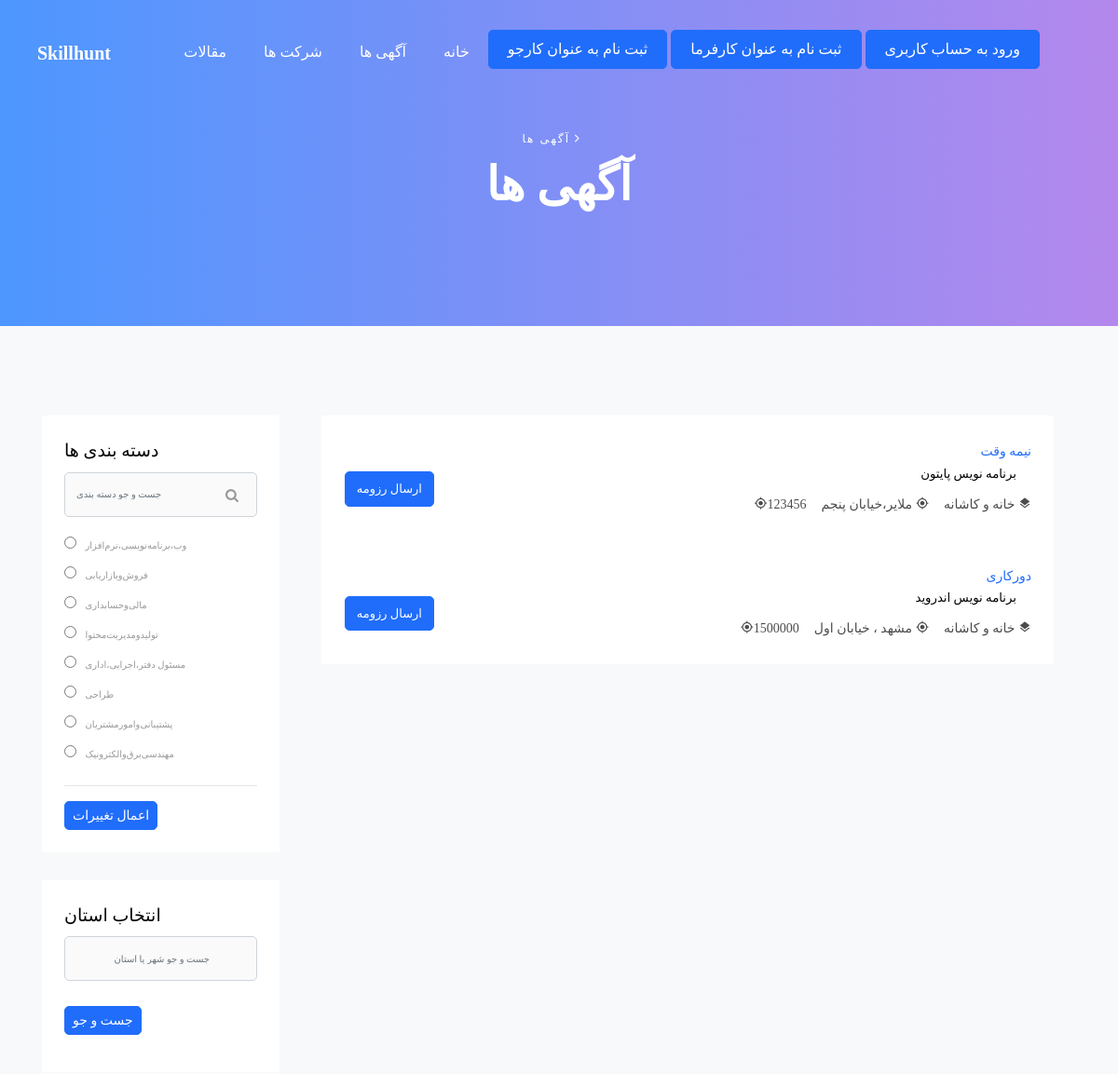
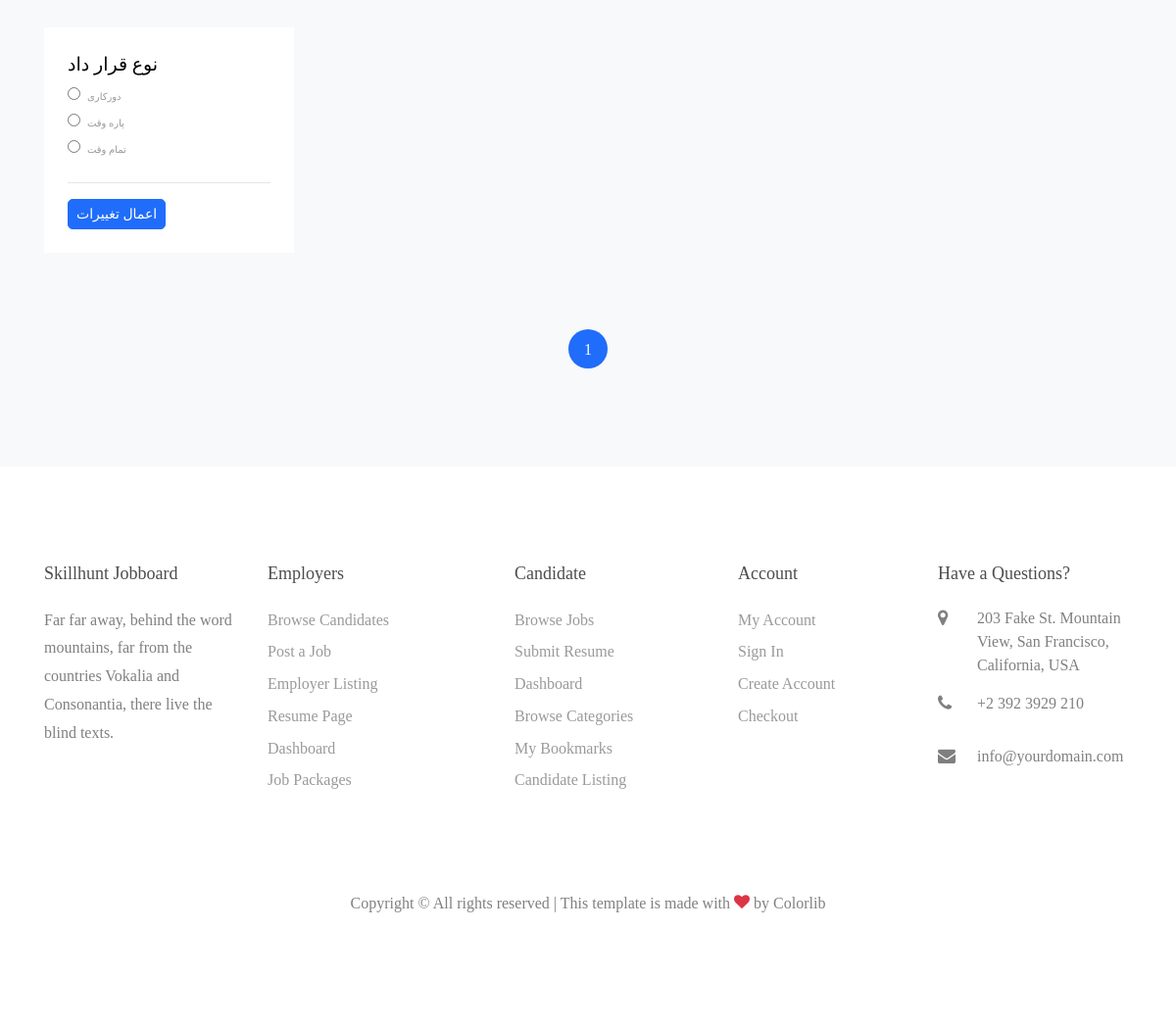
Screenshot of /all-ads with the database file from the repository (2 pictures, top to bottom).
### Controllers/models.py (models this page shows, shortened)
class categories(models.Model):
	name = models.CharField(max_length = 100)

### Employer/models.py (models this page shows, shortened)
class Advertisement(models.Model):
	title = models.CharField(max_length = 300 , verbose_name = 'عنوان آگهی')
	location = models.CharField(max_length = 100,verbose_name = 'شهر یا استان')
	category = models.ForeignKey(categories , on_delete = models.CASCADE , default = '' , verbose_name = 'دسته بندی' , related_name = 'advertisiment')
	company = models.ForeignKey(Company , on_delete = models.CASCADE , verbose_name = 'مربوط به شرکت' , related_name='company')
	text = models.TextField(verbose_name = 'متن آگهی')
	soldier_ship = models.CharField(max_length = 25, choices=soldiership_types , verbose_name = 'وضعیت خدمت کارجو')
	skills = models.TextField(verbose_name = 'مهارتهای مدنظر')
	job_nature = models.CharField(max_length = 30 , choices = job_nature , verbose_name = 'نوع قرارداد')
	generate_in = models.DateTimeField(auto_now_add=True , verbose_name = 'تاریخ ایجاد',blank = True, null = True)
	expired_in = models.DateTimeField(verbose_name = 'تارخ انقضای این آگهی',blank = True, null = True)
	salary = models.IntegerField(verbose_name = 'حقوق (تومان)')
	expired = models.BooleanField(verbose_name = 'این آگهی منقضی شده' , default = False)

class Company(models.Model):
	logo = models.ImageField(null = True,blank = True,upload_to = upload_logo_path)
	name = models.CharField(max_length = 250 , verbose_name = 'نام شرکت')
	address = models.TextField(verbose_name = 'آدرس')
	underlie = models.TextField(verbose_name = 'درباره شرکت (این متن در آگهی های شما نمایش داده می شود)')
	manager = models.ForeignKey(Manager , on_delete = models.CASCADE , default = 1 , related_name = 'Have_companies')
	valid = models.BooleanField(verbose_name = 'تایید کنید این شرکت وجود خارجی دارد')
	def __str__(self):
		return self.name

### Home/views.py (the view)
# urls.py: path('all-ads', AllAds_CBV.as_view() , name = 'AllAds'),
class AllAds_CBV(ListView):
	template_name = 'Home/AllAdvertisiments.html'
	paginate_by = 9
	def get_queryset(self):
		return filter(self.request)
	def get_context_data(self,**kwargs):
		context = super(AllAds_CBV,self).get_context_data(**kwargs)
		Categories = categories.objects.all()
		context['request'] = self.request
		context['title'] = 'آگهی ها'
		context['categories'] = Categories
		context['job_nature_choices'] = job_nature
		return context

### Controllers/templatetags/template-parts.py (called while the page is built)
@register.inclusion_tag('BASE_HTMLs/Nav.html' , takes_context=True)
def Navbar(context , request):
	try:
		is_a_manager = Manager.objects.get(email = request.user.username)
	except:
		is_a_manager = None
	try:
		is_a_employee = EmployeeModel.objects.get(employee = request.user)
	except:
		is_a_employee = None
	context = {}
	if request.user.is_authenticated:
		context['is_a_manager'] = is_a_manager
		context['is_a_employee'] = is_a_employee
		context['request'] = request
	return context

### Home/views.py (called while the page is built)
def is_valid_queryparam(param):
    return param != '' and param is not None

def filter(request):
	obj = Advertisement.objects.filter(expired_in__gt = now)
	category = request.GET.get('category')
	location = request.GET.get('location')
	job_nature = request.GET.get('job_nature')
	if is_valid_queryparam(category):
		obj = obj.filter(category__name__iexact = category )
	if is_valid_queryparam(location):
		obj = obj.filter(location__icontains = location)
	if is_valid_queryparam(job_nature):
		obj = obj.filter(job_nature__iexact = job_nature)
	return obj

### templates/Home/AllAdvertisiments.html (shortened to what this page needs)
{% extends 'BASE_HTMLs/BASE.html' %}
{% load Ads %}
{% block common_content %}
<section class="ftco-section bg-light">
	<div class="container">
		<div class="row">
			<div class="col-lg-3 sidebar">
		        <div class="sidebar-box bg-white p-4 ftco-animate fadeInUp ftco-animated">
		        	<h3 class="heading-sidebar">دسته بندی ها</h3>
		        <form action="" class="search-form mb-3" method="GET">
	                <div class="form-group">
	                  <span class="icon icon-search"></span>
	                  <input type="text" class="form-control font-size-10" placeholder="جست و جو دسته بندی">
	                </div>
              	</form>
		        	<form action="" class="browse-form" method="GET">
		        		{% for item in categories %}
							<label class="font-size-10" for="{{item.name}}"><input type="radio" id="{{item.name}}" name="category" value="{{item.name}}"> {{item.name}}</label><br>
						{% endfor %}
							  <hr>
							  <button type="submit" class="btn btn-primary btn-sm">اعمال تغییرات</button>
					</form>
		        </div>
		        <div class="sidebar-box bg-white p-4 ftco-animate fadeInUp ftco-animated">
		        	<h3 class="heading-sidebar">انتخاب استان</h3>
		        	<form action="" class="search-form mb-3">
                <div class="form-group">
                  <input name="location" type="text" class="form-control font-size-10" dir="rtl" placeholder="جست و جو شهر یا استان"><br>
                  <button type="submit" class="btn btn-primary btn-sm">جست و جو</button>
                </div>
              </form>
		        </div>
		        <div class="sidebar-box bg-white p-4 ftco-animate fadeInUp ftco-animated">
		        	<h3 class="heading-sidebar">نوع قرار داد</h3>
		        	<form action="" class="browse-form font-size-10">
							  <label for="option-job-type-1"><input type="radio" id="option-job-type-1" name="job_nature" value="Remote">دورکاری</label><br>
							  <label for="option-job-type-2"><input type="radio" id="option-job-type-2" name="job_nature" value="PartTime">پاره وقت</label><br>
							  <label for="option-job-type-3"><input type="radio" id="option-job-type-3" name="job_nature" value="FullTime">تمام وقت</label><br>
							  <hr>
							  <button type="submit" class="btn btn-primary btn-sm">اعمال تغییرات</button>
							</form>
		        </div>
		      </div>
		      <div class="col-lg-9 pr-lg-4">
					{% for item in page_obj %}
						<div dir="rtl" class="col-md-12 ftco-animate">
							<div class="job-post-item p-4 d-block d-lg-flex align-items-center">
								<div class="one-third mb-4 mb-md-0">
								    <div class="job-post-item-header text-right">
								        <span class="subadge">{{item.get_job_nature_display}}</span>
								        <h5 class="mr-3 text-black"><a href="{% url 'AdDetail' pk=item.id %}">{{item.title}}</a></h5>
								    </div>
								<div class="job-post-item-body d-block d-md-flex">
									<div class="ml-3"><span class="icon-layers"></span><a href="Company"> {{item.company}}</a></div>
									<div class="ml-3"><span class="icon-my_location"></span> <span> {{item.location}}</span></div>
									<div><span class="icon-my_location">{{item.salary}}</span></div>
								</div>
								</div>
								    <div class="one-forth ml-auto d-flex align-items-center mt-4 md-md-0">
								        <div>
								        </div>
								        {% for item in applied_jobs %}
								        <a href="" class="btn btn-light py-2">قبلا رزومه ارسال کردید</a>
								        {% empty %}
								        <a href="{% url 'ApplicantView' ad=item.id %}" class="btn btn-primary py-2">ارسال رزومه</a>
								        {% endfor %}
								    </div>
							</div>
						</div>
					{% endfor %}
		      </div>
		</div>
		<div class="row mt-5">
		    <div class="col text-center">
		        <div class="block-27">
		            <ul>
		                {% for page in paginator.page_range %}
		                	{% if page == page_obj.number%}
		                		<li class="active"><a href="?page={{page}}">{{page}}</a></li>
		                	{% else %}
		                		<li><a href="?page={{page}}">{{page}}</a></li>
		                	{% endif %}
		                {% endfor %}
		            </ul>
		        </div>
		    </div>
		</div>
	</div>
</section>
{% endblock %}

### static/css/icomoon.css (style rules this page uses)
[class^="icon-"], [class*=" icon-"] { font-family: 'icomoon' !important; speak: none; font-style: normal; font-weight: normal; font-variant: normal; text-transform: none; line-height: 1; -webkit-font-smoothing: antialiased; -moz-osx-font-smoothing: grayscale; }
.icon-search:before { content: "\f002"; }
.icon-my_location:before { content: "\e55c"; }
.icon-layers:before { content: "\e53b"; }

### rows the page displays
categories: name "وب،برنامه‌نویسی،نرم‌افزار"
categories: name "فروش‌و‌بازاریابی"
categories: name "مالی‌و‌حسابداری"
categories: name "تولید‌و‌مدیریت‌محتوا"
categories: name "مسئول دفتر،‌اجرایی،‌اداری"
categories: name "طراحی"
categories: name "پشتیبانی‌و‌امور‌مشتریان"
categories: name "مهندسی‌برق‌و‌الکترونیک"
Advertisement: job_nature "نیمه وقت", title "برنامه نویس پایتون", company "خانه و کاشانه", location "ملایر،خیابان پنجم", salary "123456"
Advertisement: job_nature "دورکاری", title "برنامه نویس اندروید", company "خانه و کاشانه", location "مشهد ، خیابان اول", salary "1500000"

### other values shown
{{ title }} "آگهی ها"
{{ page }} "1"
